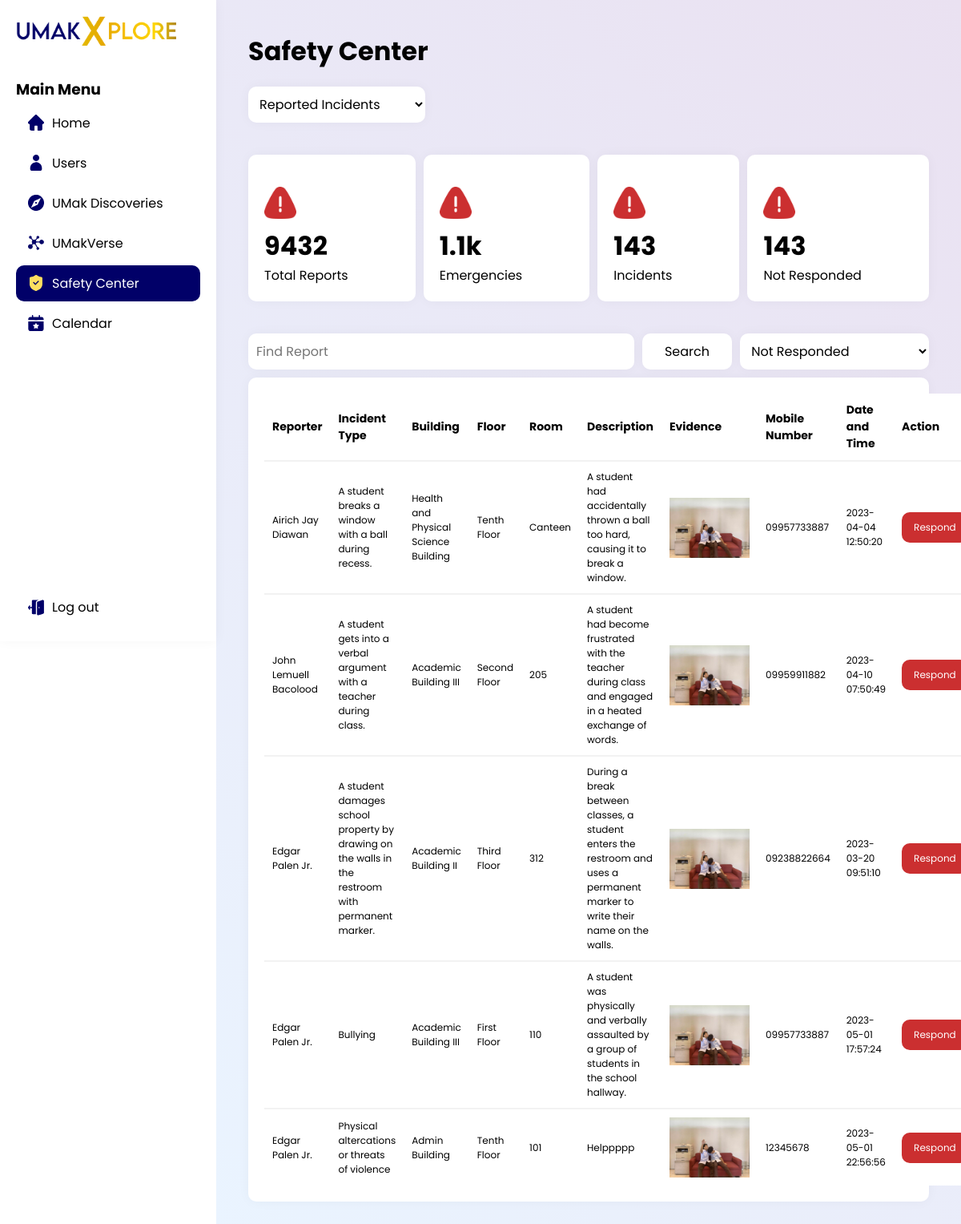
Screenshot of /UMakXplore/dashboard/index.php?menu=safetyCenter&selectedValue=reportedIncidents with the database file from the repository.
### tables this page shows
CREATE TABLE `report_incidents` (
  `id` int(11) NOT NULL,
  `reporter` varchar(100) NOT NULL,
  `incident_type` varchar(100) DEFAULT NULL,
  `building` varchar(100) NOT NULL,
  `floor` varchar(100) DEFAULT NULL,
  `room` varchar(100) DEFAULT NULL,
  `description` varchar(255) NOT NULL,
  `evidence` blob DEFAULT NULL,
  `mobile_number` varchar(100) DEFAULT NULL,
  `date` date DEFAULT NULL,
  `time` time DEFAULT NULL
);

### UMakXplore/dashboard/reportIncidents.php (the view, shortened to what this page needs)
<div class="users-table-wrapper">
  <table>
    <tr id="user-table-header">
      <th>Reporter</th>
      <th>Incident Type</th>
      <th>Building</th>
      <th>Floor</th>
      <th>Room</th>
      <th>Description</th>
      <th>Evidence</th>
      <th>Mobile Number</th>
      <th>Date and Time</th>
      <th id="action-header">Action</th>
    </tr>
    <?php
    $username = "root";
    $password = "";
    $database = "umakversedb";
    $conn = mysqli_connect("localhost", $username, $password);
    mysqli_select_db($conn, $database) or die("Unabale to select database");
    $query = "SELECT * FROM report_incidents";
    $result = mysqli_query($conn, $query);
    while ($row = mysqli_fetch_array($result)) {
      $reporter = $row['reporter'];
      $incidentType = $row['incident_type'];
      $building = $row['building'];
      $floor = $row['floor'];
      $room = $row['room'];
      $description = $row['description'];
      $evidence = $row['evidence'];
      $mobileNum = $row['mobile_number'];
      $date = $row['date'];
      $time = $row['time'];
    ?>
      <tr>
        <td><?php echo $reporter; ?></td>
        <td><?php echo $incidentType; ?></td>
        <td><?php echo $building; ?></td>
        <td><?php echo $floor; ?></td>
        <td><?php echo $room; ?></td>
        <td><?php echo $description; ?></td>
        <td>
          <?php
          if (file_exists($evidence)) {
            echo '<img src="'.$evidence.'">';
          } else {
            echo '<img src="../media/default/incidentDefault.webp" style="width: 100px">';
          }
          ?>
        </td>
        <td><?php echo $mobileNum; ?></td>
        <td><?php echo
        $date ."<br>".
        $time; ?></td>
        <td>
          <div class="action-container">
          <a href="../dashboard/?menu=users&userId=user" class="user-action-respond">
              Respond
            </a>
          </div>
        </td>
      </tr>
    <?php } ?>
  </table>
</div>

### UMakXplore/dashboard/index.php (shortened to what this page needs)
<?php
$menu = isset($_GET['menu']) ? $_GET['menu'] : '';
$facilityOption = isset($_GET['facilityOption']) ? $_GET['facilityOption'] : '';
$hangoutsOption = isset($_GET['hangoutsOption']) ? $_GET['hangoutsOption'] : '';
$homeActive  = 'class=""';
$usersActive  = 'class=""';
$DiscoveryActive  = 'class=""';
$VerseActive  = 'class=""';
$safetyActive  = 'class=""';
$calendarActive  = 'class=""';
?>
<html lang="en">
  <head>
    <title>Dashboard | <?php
    if ($menu == 'home') {
      echo $homeTitle = "Home";
      $homeActive  = 'class="active"';
      $usersActive  = 'class=""';
      $DiscoveryActive  = 'class=""';
      $VerseActive  = 'class=""';
      $safetyActive  = 'class=""';
      $calendarActive  = 'class=""';
    }elseif ($menu == 'safetyCenter') {
      $homeActive  = 'class=""';
      $usersActive  = 'class=""';
      $DiscoveryActive  = 'class=""';
      $VerseActive  = 'class=""';
      $safetyActive  = 'class="active"';
      $calendarActive  = 'class=""';
    }
    ?></title>
  </head>
  <body>
    <div class="dashboard-wrapper">
    <?php
      include 'dashboardMenu.php';
    ?>
      <div class="dashboard-content">
      <?php
if ($menu == 'home') {
  include 'home.php';
}elseif ($menu == 'users') {
  include 'users.php';
}elseif ($menu == 'umakDiscoveries') {
  include 'umakDiscoveries.php';
}elseif ($menu == 'umakVerse') {
  include 'umakVerse.php';
}elseif ($menu == 'safetyCenter') {
  include 'safetyCenter.php';
} elseif ($menu == 'calendar') {
  include 'calendar.php';
}
elseif($facilityOption == 'edit'){
  include 'editFacility.php';
}elseif($facilityOption == 'add'){
  include 'addFacility.php';
}elseif($facilityOption == 'delete'){
  include 'deleteFacility.php';
}
elseif($hangoutsOption == 'edit'){
  include 'editHangouts.php';
}elseif($hangoutsOption == 'add'){
  include 'addHangouts.php';
}elseif($hangoutsOption == 'delete'){
  include 'deleteHangouts.php';
}
else {
  include 'home.php';
}
?>
    </div>
    </div>
  </body>
</html>

### UMakXplore/dashboard/dashboardMenu.php (shortened to what this page needs)
<head>
<link rel="stylesheet" href="../assets/dashboard.css">
    <link rel="stylesheet" href="../assets/site.css">
</head>
<div class="dashboard-menu">
        <div class="dashboard-menu-top">
          <div class="logo-container">
            <img src="../media/Logo1.png" alt="" />
          </div>
          <div class="dashboard-main-menu">
            <h3>Main Menu</h3>
            <a href="../dashboard/?menu=home" <?php echo $homeActive ?> >
              <p>Home</p>
            </a>
            <a href="../dashboard/?menu=users" <?php echo $usersActive ?>>
              <p>Users</p>
            </a>
            <a href="../dashboard/?menu=umakDiscoveries" <?php echo $DiscoveryActive ?>>
              <p>UMak Discoveries</p>
            </a>
            <a href="../dashboard/?menu=umakVerse" <?php echo $VerseActive ?>>
              <p>UMakVerse</p>
            </a>
            <a href="../dashboard/?menu=safetyCenter" <?php echo $safetyActive ?>>
              <p>Safety Center</p>
            </a>
            <a href="../dashboard/?menu=calendar" <?php echo $calendarActive ?>>
              <p>Calendar</p>
            </a>
          </div>
        </div>
        <div class="log-out-container">
          <a href="../index.php">
            <p>Log out</p>
          </a>
        </div>
      </div>

### UMakXplore/dashboard/safetyCenter.php (shortened to what this page needs)
<h1>Safety Center</h1>
<form>
  <select name="safetyCenter" id="safetyCenterOptions" onchange="showValue()">
    <option value="reportEmergencies">Reported Emergencies</option>
  </select>
</form>
<div class="summary-container">
  <div class="summary">
    <img src="../media/icons/emergencyIcon.png" alt="">
    <h1>9432</h1>
    <p>Total Reports</p>
  </div>
  <div class="summary">
    <img src="../media/icons/emergencyIcon.png" alt="">
    <h1>1.1k</h1>
    <p>Emergencies</p>
  </div>
  <div class="summary">
    <img src="../media/icons/emergencyIcon.png" alt="">
    <h1>143</h1>
    <p>Incidents</p>
  </div>
  <div class="summary">
    <img src="../media/icons/emergencyIcon.png" alt="">
    <h1>143</h1>
    <p>Not Responded</p>
  </div>
</div>
<div class="users-filter-wrapper">
  <input type="text" placeholder="Find Report">
  <input type="submit" value="Search" id="users-filter-search">
  <select name="Filter" id="centerOptions" onchange="showValue()">
    <option value="">Not Responded</option>
  </select>
</div>
<?php
$selectedValue = isset($_GET['selectedValue']) ? $_GET['selectedValue'] : '';
if ($selectedValue === 'reportEmergencies') {
  include 'reportEmergency.php';
} elseif ($selectedValue === 'reportedIncidents') {
  include 'reportIncidents.php';
} elseif ($selectedValue === 'updates') {
  include 'safetyUpdates.php';
}elseif ($selectedValue === 'recentIncidents') {
  include 'recentIncidents.php';
}
 else {
  include 'reportEmergency.php';
}
?>

### UMakXplore/assets/dashboard.css (style rules this page uses)
.dashboard-menu { background-color: white; box-shadow: 0px 0 15px rgba(0, 0, 0, 0.04); width: 270px; height: 100vh; display: flex; flex-direction: column; justify-content: space-between; position: fixed; top: 0; left: 0; z-index: 1; }
.dashboard-menu .logo-container img { width: 200px; }
.logo-container { margin: 20px; }
.dashboard-main-menu { gap: 5px; display: flex; flex-direction: column; margin: 0 20px; margin-top: 40px; }
.dashboard-menu a { display: flex; align-items: center; color: black; padding: 10px 15px; text-decoration: none; border-radius: 10px; transition: transform 1000ms; }
.dashboard-menu a svg { margin: 0; margin-right: 10px; fill: #010068 !important; }
.dashboard-menu a.active { background-color: #010068; color: white; }
.dashboard-menu a.active svg { fill: #FEDF60 !important; }
.log-out-container { margin: 20px; }
.dashboard-content { background: rgb(234,244,255); background: linear-gradient(45deg, rgba(234,244,255,1) 0%, rgba(234,225,241,1) 100%); width: -webkit-fill-available; left: 270px; position: absolute; padding: 40px; }
a { text-decoration: none; color: black; }
.summary-container { margin-top: 40px; display: flex; gap: 10px; }
.summary { background-color: white; padding: 40px 20px 20px; flex-grow: 1; border-radius: 10px; box-shadow: 0px 0 15px rgba(0, 0, 0, 0.04); display: flex; flex-direction: column; justify-content: end; }
.summary img { height: 40px; margin-bottom: 10px; width: fit-content; }
.dashboard-content table { border-collapse: collapse; width: 100%; background-color: white; }
.dashboard-content td, .dashboard-content th { border-top: 2px solid #f2f2f2; text-align: left; padding: 10px; }
.dashboard-content td { font-size: 12px; }
.dashboard-content th { border-top: none; font-size: 14px; }
.users-table-wrapper { background-color: white; padding: 20px; border-radius: 10px; margin-top: 10px; box-shadow: 0px 0 15px rgba(0, 0, 0, 0.04); }
#action-header { width: 100px; }
.action-container { width: fit-content; display: flex; align-items: center; }
a.user-action-respond { background-color: #CB2F30; color: white; padding: 10px 15px; border-radius: 10px; }
.users-filter-wrapper { width: 100%; display: flex; margin-top: 40px; gap: 10px; }
.dashboard-content input, .dashboard-content select { padding: 10px; flex-grow: 1; border: none; background-color: white; border-radius: 10px; box-shadow: 0px 0 15px rgba(0, 0, 0, 0.04); font-size: 16px; }
.dashboard-content input { flex-grow: 2; }
.dashboard-content input#users-filter-search { flex-grow: 0.5; }
#discoveriesOptions, #safetyCenterOptions { margin-top: 20px; }

### UMakXplore/assets/site.css (style rules this page uses)
* { font-family: 'Poppins', sans-serif; scroll-behavior: smooth; margin: 0; padding: 0; }
svg { width: 20px; height: 20px; fill: black !important; margin: 0 auto; }

### rows the page displays
report_incidents: reporter "Airich Jay Diawan", incident_type "A student breaks a window with a ball during recess.", building "Health and Physical Science Building", floor "Tenth Floor", room "Canteen", description "A student had accidentally thrown a ball too hard, causing it to break a window.", mobile_number "09957733887", date "2023-04-04", time "12:50:20"
report_incidents: reporter "John Lemuell Bacolood", incident_type "A student gets into a verbal argument with a teacher during class.", building "Academic Building III", floor "Second Floor", room "205", description "A student had become frustrated with the teacher during class and engaged in a heated exchange of words.", mobile_number "09959911882", date "2023-04-10", time "07:50:49"
report_incidents: reporter "Edgar Palen Jr.", incident_type "A student damages school property by drawing on the walls in the restroom with permanent marker.", building "Academic Building II", floor "Third Floor", room "312", description "During a break between classes, a student enters the restroom and uses a permanent marker to write their name on the walls.", mobile_number "09238822664", date "2023-03-20", time "09:51:10"
report_incidents: reporter "Edgar Palen Jr.", incident_type "Bullying", building "Academic Building III", floor "First Floor", room "110", description "A student was physically and verbally assaulted by a group of students in the school hallway.", mobile_number "09957733887", date "2023-05-01", time "17:57:24"
report_incidents: reporter "Edgar Palen Jr.", incident_type "Physical altercations or threats of violence", building "Admin Building", floor "Tenth Floor", room "101", description "Helppppp", mobile_number "12345678", date "2023-05-01", time "22:56:56"
